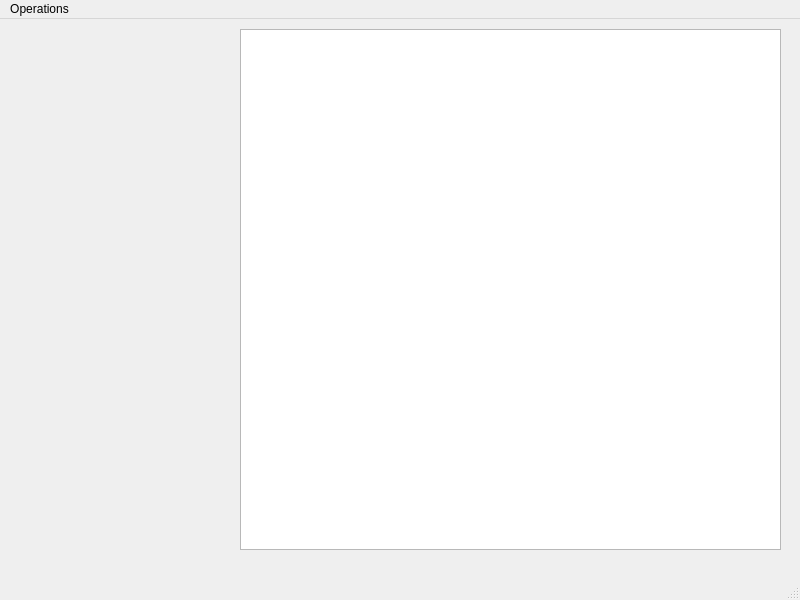
<?xml version="1.0" encoding="UTF-8"?>
<ui version="4.0">
 <class>TP4Class</class>
 <widget class="QMainWindow" name="TP4Class">
  <property name="geometry">
   <rect>
    <x>0</x>
    <y>0</y>
    <width>800</width>
    <height>600</height>
   </rect>
  </property>
  <property name="windowTitle">
   <string>MainWindow</string>
  </property>
  <widget class="QWidget" name="centralwidget">
   <widget class="QTextBrowser" name="textBrowser">
    <property name="geometry">
     <rect>
      <x>240</x>
      <y>10</y>
      <width>541</width>
      <height>521</height>
     </rect>
    </property>
   </widget>
  </widget>
  <widget class="QMenuBar" name="menubar">
   <property name="geometry">
    <rect>
     <x>0</x>
     <y>0</y>
     <width>800</width>
     <height>25</height>
    </rect>
   </property>
   <widget class="QMenu" name="menuOperations">
    <property name="title">
     <string>Operations</string>
    </property>
    <addaction name="actionInscrire_Candidat"/>
    <addaction name="separator"/>
    <addaction name="actionInscrire_Electeur"/>
    <addaction name="separator"/>
    <addaction name="actionDesinscription"/>
    <addaction name="separator"/>
    <addaction name="actionQuitter"/>
   </widget>
   <addaction name="menuOperations"/>
  </widget>
  <widget class="QStatusBar" name="statusbar"/>
  <action name="actionInscrire_Candidat">
   <property name="text">
    <string>Inscrire Candidat</string>
   </property>
  </action>
  <action name="actionInscrire_Electeur">
   <property name="text">
    <string>Inscrire Electeur</string>
   </property>
  </action>
  <action name="actionDesinscription">
   <property name="text">
    <string>Desinscription</string>
   </property>
  </action>
  <action name="actionQuitter">
   <property name="text">
    <string>Quitter</string>
   </property>
  </action>
 </widget>
 <resources/>
 <connections>
  <connection>
   <sender>actionQuitter</sender>
   <signal>triggered()</signal>
   <receiver>TP4Class</receiver>
   <slot>close()</slot>
   <hints>
    <hint type="sourcelabel">
     <x>-1</x>
     <y>-1</y>
    </hint>
    <hint type="destinationlabel">
     <x>399</x>
     <y>299</y>
    </hint>
   </hints>
  </connection>
 </connections>
</ui>
